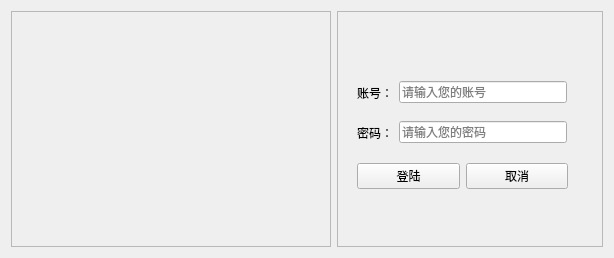
<?xml version="1.0" encoding="UTF-8"?>
<ui version="4.0">
 <class>Form</class>
 <widget class="QWidget" name="Form">
  <property name="geometry">
   <rect>
    <x>0</x>
    <y>0</y>
    <width>614</width>
    <height>258</height>
   </rect>
  </property>
  <property name="windowTitle">
   <string>成飞飞机结构虚拟试验管理系统登陆界面</string>
  </property>
  <property name="styleSheet">
   <string notr="true"/>
  </property>
  <layout class="QHBoxLayout" name="horizontalLayout" stretch="6,5">
   <item>
    <widget class="QFrame" name="frame">
     <property name="styleSheet">
      <string notr="true">border-image: url(icons/th (1).jpg);</string>
     </property>
     <property name="frameShape">
      <enum>QFrame::StyledPanel</enum>
     </property>
     <property name="frameShadow">
      <enum>QFrame::Raised</enum>
     </property>
    </widget>
   </item>
   <item>
    <widget class="QFrame" name="frame_2">
     <property name="frameShape">
      <enum>QFrame::StyledPanel</enum>
     </property>
     <property name="frameShadow">
      <enum>QFrame::Raised</enum>
     </property>
     <widget class="QWidget" name="layoutWidget">
      <property name="geometry">
       <rect>
        <x>20</x>
        <y>70</y>
        <width>210</width>
        <height>23</height>
       </rect>
      </property>
      <layout class="QHBoxLayout" name="horizontalLayout_2">
       <item>
        <widget class="QLabel" name="label">
         <property name="text">
          <string>账号：</string>
         </property>
        </widget>
       </item>
       <item>
        <widget class="QLineEdit" name="lineEdit">
         <property name="placeholderText">
          <string>请输入您的账号</string>
         </property>
        </widget>
       </item>
      </layout>
     </widget>
     <widget class="QWidget" name="layoutWidget">
      <property name="geometry">
       <rect>
        <x>20</x>
        <y>110</y>
        <width>210</width>
        <height>23</height>
       </rect>
      </property>
      <layout class="QHBoxLayout" name="horizontalLayout_3">
       <item>
        <widget class="QLabel" name="label_2">
         <property name="text">
          <string>密码：</string>
         </property>
        </widget>
       </item>
       <item>
        <widget class="QLineEdit" name="lineEdit_2">
         <property name="echoMode">
          <enum>QLineEdit::Password</enum>
         </property>
         <property name="placeholderText">
          <string>请输入您的密码</string>
         </property>
        </widget>
       </item>
      </layout>
     </widget>
     <widget class="QWidget" name="layoutWidget">
      <property name="geometry">
       <rect>
        <x>20</x>
        <y>150</y>
        <width>211</width>
        <height>30</height>
       </rect>
      </property>
      <layout class="QHBoxLayout" name="horizontalLayout_4">
       <item>
        <widget class="QPushButton" name="pushButton">
         <property name="text">
          <string>登陆</string>
         </property>
        </widget>
       </item>
       <item>
        <widget class="QPushButton" name="pushButton_2">
         <property name="text">
          <string>取消</string>
         </property>
        </widget>
       </item>
      </layout>
     </widget>
    </widget>
   </item>
  </layout>
 </widget>
 <resources>
  <include location="pyvtdm.qrc"/>
 </resources>
 <connections/>
</ui>
